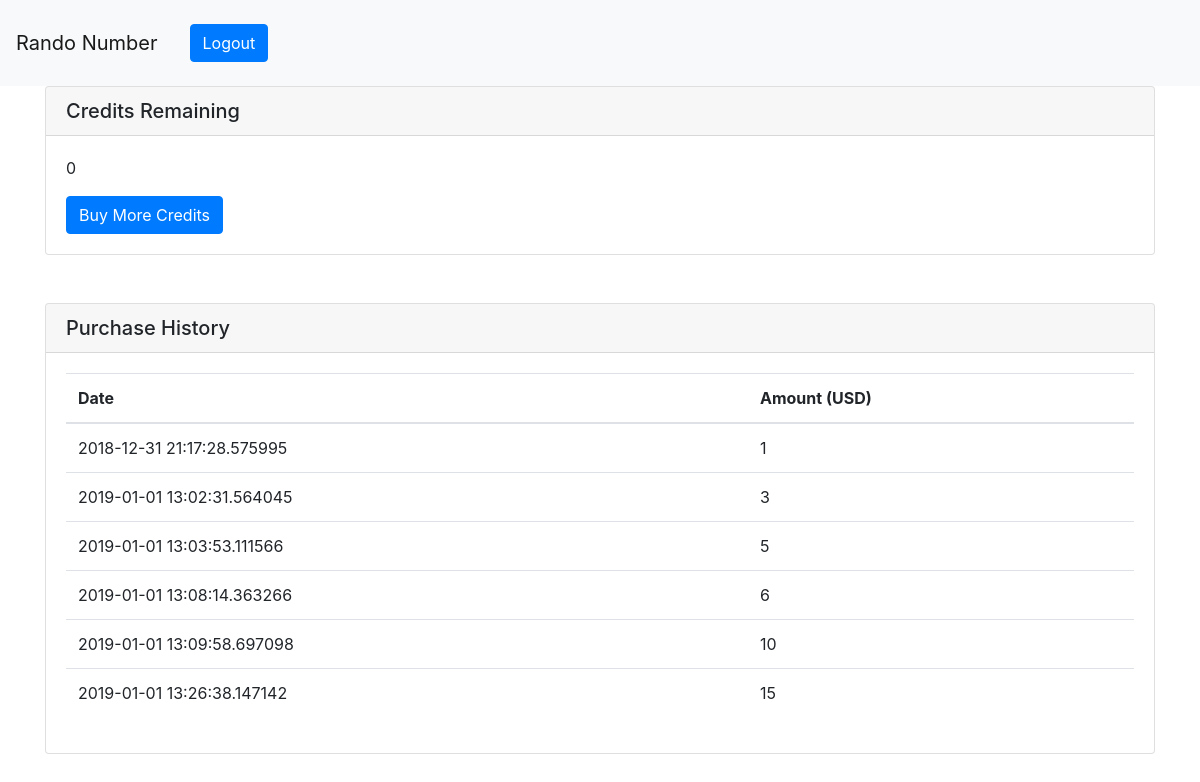
Page /user-profile (signed in) on the committed database.
### server.py (models this page shows, shortened)
class User(UserMixin, db.Model):
    __tablename__ = 'users'
    id = db.Column(db.Integer, primary_key=True)
    email = db.Column(db.String(250), unique=True, nullable=False)
    password = db.Column(db.String(250), nullable=False)
    account_type = db.Column(db.String(50), default='credits')
    account_credits = db.Column(db.Integer, default=0)
    stripe_id = db.Column(db.String(200))
    created_at = db.Column(db.DateTime, default=datetime.utcnow)
    purchases = db.relationship('Purchase', backref='user', lazy=True)
    numbers = db.relationship('Number', backref='user', lazy=True)

class Purchase(db.Model):
    __tablename__ = 'purchases'
    id = db.Column(db.Integer, primary_key=True)
    payment_id = db.Column(db.String(200))
    payer_id = db.Column(db.String(200))
    service_package = db.Column(db.String(50), default='credits')
    amount = db.Column(db.Numeric(asdecimal=False, decimal_return_scale=None), default=1.00)
    created_at = db.Column(db.DateTime, default=datetime.utcnow)
    user_id = db.Column(db.Integer, db.ForeignKey('users.id'), nullable=True)

### server.py (the view)
@app.route('/user-profile')
@login_required
def user_profile():
    purchases = Purchase.query.filter_by(user_id=current_user.id).all()
    return render_template('user_profile.html', purchases=purchases, user=current_user)

### server.py (called while the page is built)
@login.user_loader
def load_user(user_id):
    return User.query.get(int(user_id))

### templates/user_profile.html
{% extends 'base.html' %}
{% block content %}
<div class="card">
  <h5 class="card-header">Credits Remaining</h5>
  <div class="card-body">
    <p class="card-text">{{ user.account_credits }}</p>
    <a href="{{ url_for('show_buy_credits') }}" class="btn btn-primary">Buy More Credits</a>
  </div>
</div>
<br>
<br>
<div class="card">
    <h5 class="card-header">Purchase History</h5>
    <div class="card-body">
      <table class="table">
        <thead>
          <tr>
            <th>Date</th>
            <th>Amount (USD)</th>
          </tr>
        </thead>
        <tbody>
          {% for purchase in purchases %}
          <tr>
            <td>{{ purchase.created_at }}</td>
            <td>{{ purchase.amount }}</td>
          </tr>
          {% endfor %}
        </tbody>
      </table>
    </div>
  </div>
{% endblock %}

### templates/base.html (shortened to what this page needs)
<!DOCTYPE html>
<html lang="en">
<head>
  <link rel="stylesheet" href="https://maxcdn.bootstrapcdn.com/bootstrap/4.0.0/css/bootstrap.min.css">
</head>
<body>
  <nav class="navbar navbar-expand-lg navbar-light bg-light">
    <a class="navbar-brand" href="{{ url_for('home') }}">
      Rando Number
    </a>
    <div class="collapse navbar-collapse" id="nav-supporting-links">
      <div class="navbar mr-auto">
        <div class="d-flex justify-content-end">
          {% if current_user.is_authenticated %}
          <a href="{{ url_for('logout') }}" class="btn btn-primary my-2">Logout</a>
          {% endif %}
        </div>
      </div>
    </div>
  </nav>
  <div class="container">
    {% block content %}{% endblock %}
  </div>
</body>
</html>

### rows in the picture
User: account_credits "0"
Purchase: created_at "2018-12-31 21:17:28.575995", amount "1"
Purchase: created_at "2019-01-01 13:02:31.564045", amount "3"
Purchase: created_at "2019-01-01 13:03:53.111566", amount "5"
Purchase: created_at "2019-01-01 13:08:14.363266", amount "6"
Purchase: created_at "2019-01-01 13:09:58.697098", amount "10"
Purchase: created_at "2019-01-01 13:26:38.147142", amount "15"
